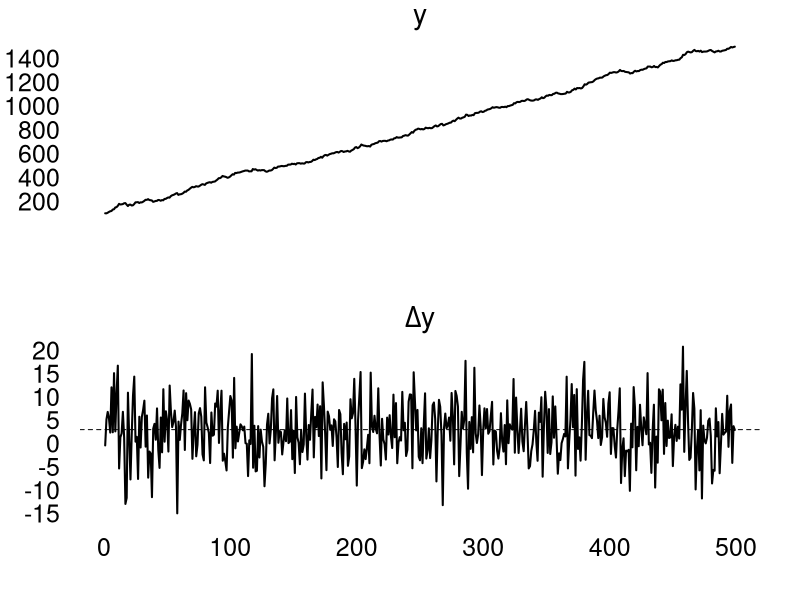

Recreate this plot in R.
## Example problem linear detrending of stochastic trend model

# Set parameters
N=500
g=3                             # Growth rate
set.seed(42);e=rnorm(N,0,6)   # Random shocks 
y=100                           # Starting value


# Generate data over time
for(i in 2:N){
  y[i]<-g+y[i-1]+e[i]
}

# First-difference model
Ly=c(NA,y[-N])
Dy=y[-1]-Ly[-1]

# Plot results
par(mar=c(4,4,2,2),mfrow=c(2,1),las=1,bty="n",
    cex.axis=1.5,cex.lab=1.5,cex.main=1.7)

plot(y,xlab="",ylab="",main=expression(y),axes=FALSE,type="l",lwd=2)
axis(2,tick=FALSE)
plot(Dy,xlab="",ylab="",main=expression(paste(Delta,y)),
     axes=FALSE,type="l",lwd=2)
abline(h=3,lty=2)
axis(1,tick=FALSE);axis(2,tick=FALSE)
